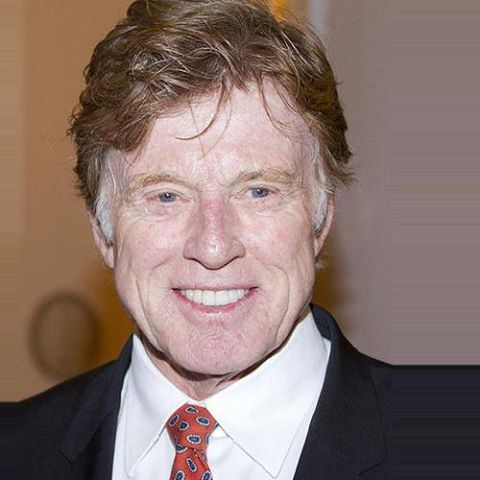
%> input picture test.jpg, 480 x 480 px
$ octave --eval "result = detectionKPPV(imread('test.jpg'));"   (GNU Octave 9; MATLAB toolbox functions it lacks are replaced by stand-ins)
%> lines starting %> are read from the running program, lines starting %| are printed output that depends on the picture
### decoupage.m
% D閏oupage du visage
function imgCropped = decoupage(img)

faceDetector = vision.CascadeObjectDetector();
box = step(faceDetector, img);
%> box = [93 106 240 240]
imgBoxed = insertObjectAnnotation(img,'rectangle', box, 'Visage');
imgCropped = imcrop(img, box(1, :));
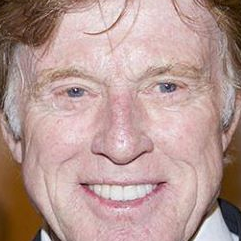
%> imgCropped: size 241x241x3 uint8; mean R, G, B 183.1, 153.8, 148.6

% Affichage
%figure,
%subplot(1, 2, 1), imshow(imgBoxed);
%subplot(1, 2, 2), imshow(imgCropped);

end

### contours.m
% Renvoie les contours de l'image
function imgContours = contours(img)

[m n c]=size(img);
%> m = 241; n = 241; c = 3

if c==3
    imgGray = rgb2gray(img);
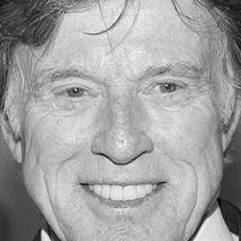
%> imgGray: size 241x241 uint8; min 2, max 252, mean 162
else
    imgGray = img;
end

imgContours = edge(imgGray, 'Canny');
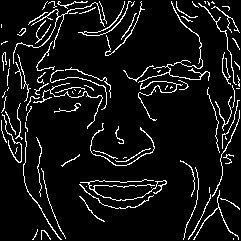
%> imgContours: size 241x241 logical; 7.9% white in thin lines or dots
% [6 lines of commented-out code are left out]

end

### traitement.m
% R閏up閞ation des parties du visage contenant des rides
function partiesVisage = traitement(imgDecoupee)
imgBoxed = imgDecoupee;
%% TODO SUPPRIMER LES imgBoxed

%% DETECTION YEUX GAUCHE && DROIT
eyes = vision.CascadeObjectDetector('LeftEye');
eyes.MergeThreshold = 7;
%> the run ends on the next line
yeuxRectangle = step(eyes, imgDecoupee);
yeuxRectangle2 = yeuxRectangle(1 : 2, :);

if (yeuxRectangle(1, 1) > yeuxRectangle(2, 1))
    yeuxRectangle2 = yeuxRectangle(2, :);
    yeuxRectangle2 = [yeuxRectangle2 ; yeuxRectangle(1, :)];
end

centreOeilDroit  = yeuxRectangle2(1, 1 : 2) + yeuxRectangle2(1, 3 : 4) / 2;
centreOeilGauche = yeuxRectangle2(2, 1 : 2) + yeuxRectangle2(2, 3 : 4) / 2;
distanceMilieuYeux = norm(centreOeilGauche - centreOeilDroit);
imgBoxed = insertObjectAnnotation(imgBoxed, 'rectangle', yeuxRectangle2, '');

%% FRONT
frontRectangle = [centreOeilDroit(1), centreOeilDroit(2) - distanceMilieuYeux * 0.9, distanceMilieuYeux, distanceMilieuYeux / 2];
imgBoxed = insertObjectAnnotation(imgBoxed, 'rectangle', frontRectangle, '', 'Color', {'cyan'});

%% JOUES GAUCHE && DROITE
oeilDroitRectangle = yeuxRectangle2(1, :);
joueDroiteRectangle = [oeilDroitRectangle(1), oeilDroitRectangle(2) + oeilDroitRectangle(4), oeilDroitRectangle(3), distanceMilieuYeux * 0.4];
oeilGaucheRectangle = yeuxRectangle2(2, :);
joueGaucheRectangle = [oeilGaucheRectangle(1), oeilGaucheRectangle(2) + oeilGaucheRectangle(4), oeilGaucheRectangle(3), distanceMilieuYeux * 0.4];

imgBoxed = insertObjectAnnotation(imgBoxed, 'rectangle', [joueDroiteRectangle; joueGaucheRectangle], '', 'Color', {'cyan'});

%% ENTRE YEUX
entreYeuxRectangle(1) = oeilDroitRectangle(1) + oeilDroitRectangle(3);
entreYeuxRectangle(2) = frontRectangle(2) + frontRectangle(4); %-1
entreYeuxRectangle(3) = oeilGaucheRectangle(1) - entreYeuxRectangle(1);
entreYeuxRectangle(4) = distanceMilieuYeux * 0.4;

imgBoxed = insertObjectAnnotation(imgBoxed, 'rectangle', entreYeuxRectangle, '', 'Color', {'cyan'});

%% AFFICHAGE
%figure,
%subplot(1, 2, 1), imshow(imgBoxed);
%subplot(1, 2, 2), imshow(imgDecoupee);

%% RETOUR
partiesVisage = [frontRectangle ; entreYeuxRectangle ; joueDroiteRectangle ; joueGaucheRectangle];

end

### detectionKPPV.m
function trancheAge = detectionKPPV(img)
imgCropped = decoupage(img);
imgContours = contours(imgCropped);
partiesVisage = traitement(imgCropped);

imgBoxed = uint8(imgContours * 255);
sommeRatios = 0;

for j = 1 : size(partiesVisage, 1)
    box = partiesVisage(j, :);
    imgBoxed = insertObjectAnnotation(imgBoxed, 'rectangle', box, '');
    partieVisage = imcrop(imgContours, box(1, :));

    whitePixels = sum(sum(partieVisage == 1));
    totalPixels = sum(sum(partieVisage == 0)) + whitePixels;
    ratio = whitePixels / totalPixels;

    sommeRatios = sommeRatios + ratio;
end

% Read csv
csvFiles = dir(fullfile('apprentissage','tranche*.csv'));
classifieur = [];
for i = 1 : size(csvFiles,1)
    M = csvread(csvFiles(i).name);
    classifieur = [classifieur, M];
end

%Methode KPPV

classifieur = abs(classifieur - sommeRatios);
nbVoisin = zeros(size(classifieur,2),1);
K = 5;
INF = 999999;

for i = 1:K
    [vectorMin,indiceL] = min(classifieur);
    [~,indiceC] = min(vectorMin);
    indice = indiceL(indiceC);
    nbVoisin(indiceC) = nbVoisin(indiceC) + 1;
    classifieur(indice,indiceC) = INF;
end

[~,indice] = max(nbVoisin);
trancheAge = sscanf(csvFiles(indice).name,'tranche_age_%d.csv');

end
